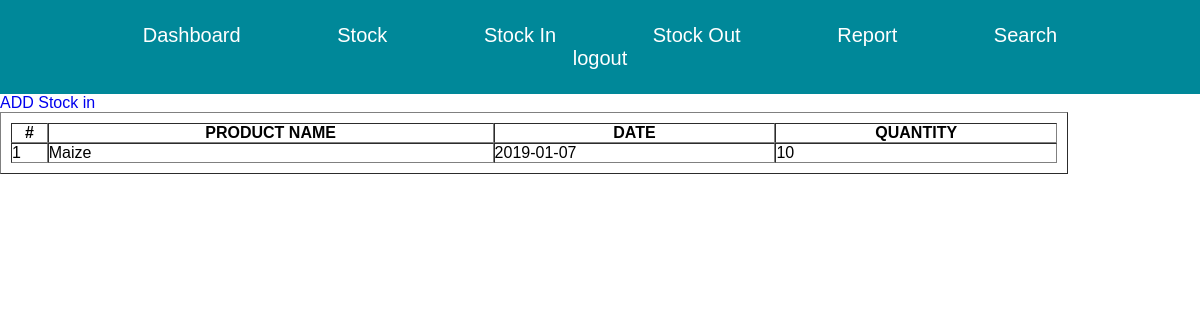
The app's page /vstockout.php (signed in) with its own data.
### tables this page shows
CREATE TABLE `product` (
  `ProductId` int(11) NOT NULL,
  `Product_Name` text NOT NULL
);

CREATE TABLE `stock_out` (
  `ProductId` int(11) NOT NULL,
  `date` text NOT NULL,
  `quantity` text NOT NULL
);

### vstockout.php (the view, shortened to what this page needs)
<?php
include 'menus.php';
include 'connection.php';
?>
<a href="vstockin.php">ADD Stock in</a>
<table border="1" cellspacing="0" cellpadding="2">
	<tr>
		<th>#</th>
		<th>PRODUCT NAME</th>
		<th>DATE</th>
		<th>QUANTITY</th>
	</tr>
<?php
$select = "SELECT * FROM product,stock_out WHERE product.ProductId=stock_out.ProductId ORDER BY Product_Name ASC";
$sel=$con->query($select);
if ($sel->num_rows>0) {
	$i=1;
while ($row=$sel->fetch_assoc()) {
	$names=$row['Product_Name'];
	$date=$row['date'];
	$quat=$row['quantity'];
	?>
	<tr>
		<td><?= $i++;?></td>
		<td><?= $names;?></td>
		<td><?= $date;?></td>
		<td><?= $quat?></td>
	</tr>
	<?php
}
}
else{
?>
<tr>
	<td colspan="4">no record in the table</td>
</tr>
<?php
}
?>
</table>

### main.css (style rules this page uses)
* { padding: 0; margin: 0; font-family: arial; box-sizing: border-box; text-decoration: none; }
table { width: 89%; padding: 10px; }

### records on screen
product: Product_Name "Maize", stock_out.date "2019-01-07", stock_out.quantity "10"
